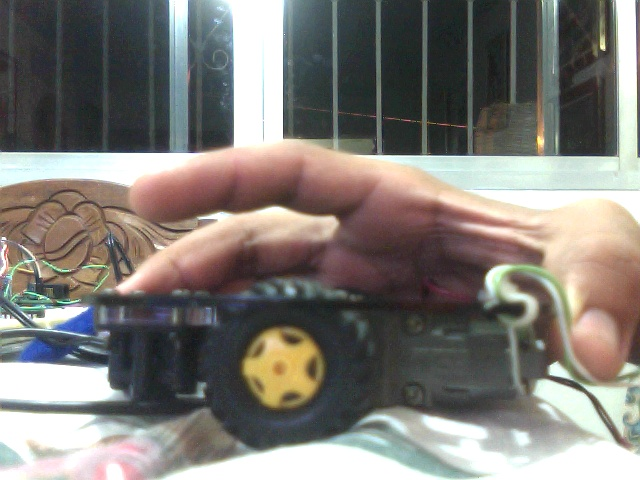
#> input picture Camara-RPM/Imagenes/Imagen100.jpg, 640 x 480 px, given in place of the camera
$ python Segmentacion-Color.py   (older library calls are emulated)
#> lines starting #> are read from the running program, lines starting #| are printed output that depends on the picture; after the words box and inside, x2 and y2 are one past the last pixel; in counts of white or black regions, pixels touching at a corner belong together
"""
* #################################INFORMACION###############################
*     Filename    : ConsolaCMU.py
*     Project     : ICIVA-ROBOT
*     Board       : Demoqe
*     Autor       : Luis Lujano (13-10775)
*     GitHub      : https://github.com/Lujano
*     Sensors     : CMUcam1 (camera)
* ###########################################################################

Descripcion:
    Este programa permite la comunicacion via serial entre la camara CMUcam1 y la pc mediante el empleo de python (3.6).
    Commandos:
    -Los commandos se ingresan por consola.
    Data:
    - Implementada la decodificacion de todos los tipos de paquete enviados por la camara
    - Se permite la visualizacion de los paquetes recibidos en formato string y como arreglo de enteros
    - Se puede visualizar la imagen tomada por la camara mediante el comando DF, y matplotlib (tiempo aprox 6 seg)
"""

# Librerias
import cv2
import numpy as np
import time

# Valores minimos y maximos de la region de color a segmentar (HSV)

lower = np.array([0, 0, 0], dtype = "uint8")
upper = np.array([180, 100, 100], dtype = "uint8") # MAX = 180, 255, 255

# lower = np.array([0, 100, 100], dtype = "uint8")
# upper = np.array([180, 255, 255], dtype = "uint8") # MAX = 180, 255, 255
# color rosa:
# 320-360 / 160-180
# 30 100 / 76-255
# 60 100 /153-255

def main():
    camera = cv2.VideoCapture(1)
    grabbed, frame = camera.read()
#> frame is the input picture: shape (480, 640, 3); mean B, G, R 118.9, 124.1, 128
    #cv2.imwrite("Imagenes/Imagen1.jpg", frame)
    time.sleep(2)
    while True:
        grabbed, frame = camera.read()
        frame = cv2.flip(frame, 1)
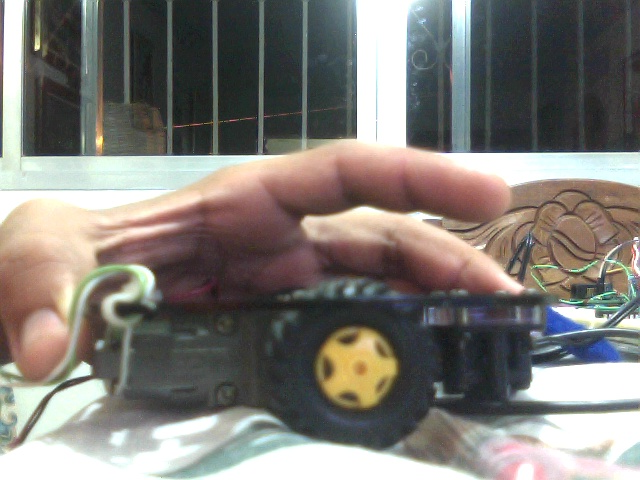
#> frame: shape (480, 640, 3); mean B, G, R 118.9, 124.1, 128
        w, h = frame.shape[1], frame.shape[0]
#> w = 640; h = 480
        centerx = int(round(w / 2))
#> centerx = 320
        centery = int(round(h / 2))
#> centery = 240

        converted = cv2.cvtColor(frame, cv2.COLOR_BGR2HSV)
#> converted: shape (480, 640, 3); mean H, S, V 63.1, 43.6, 134.7
        skinMask = cv2.inRange(converted, lower, upper)
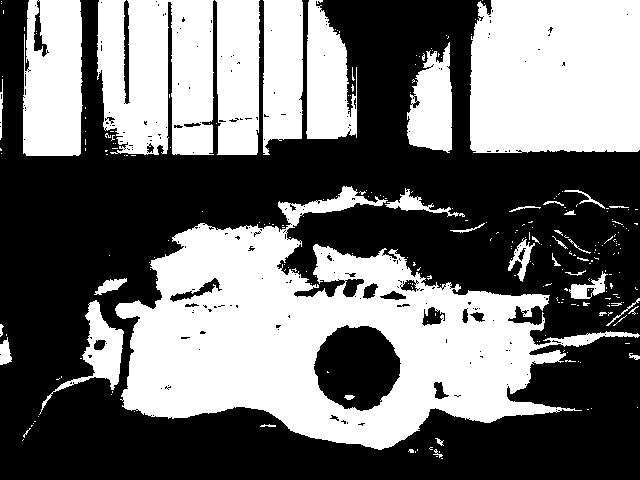
#> skinMask: shape (480, 640); 44% white; 262 white regions (224 under 20 px), largest, box (x1, y1, x2, y2) and area: (115, 186, 640, 450) 59512, (470, 0, 640, 153) 25354, (97, 0, 214, 155) 15617

        kernel = np.ones((5, 5), np.uint8)
        skinMask = cv2.medianBlur(skinMask, 5)
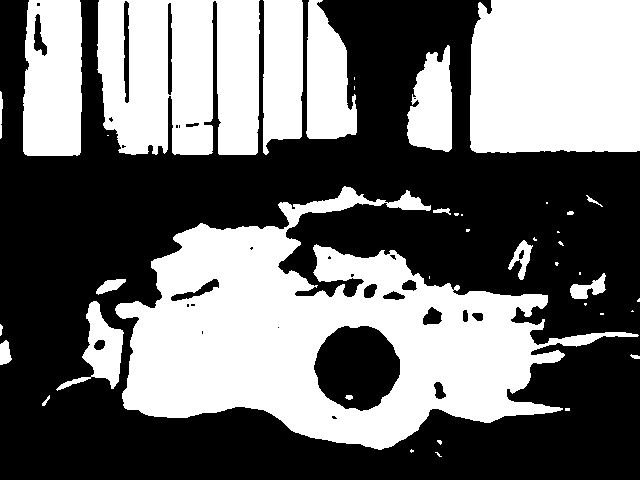
#> skinMask: shape (480, 640); 43.8% white; 41 white regions (21 under 20 px)
        img = frame
        thresh1 = skinMask
        im3, contours, hierarchy = cv2.findContours(thresh1, cv2.RETR_TREE, cv2.CHAIN_APPROX_SIMPLE)
#> contours = 71 contours, 37 with area under 20; largest, box (x1, y1, x2, y2) and area: (115, 186, 639, 450) 66042, (470, 0, 640, 153) 25078, (97, 0, 260, 155) 22492, (23, 0, 82, 156) 8586, (313, 325, 401, 412) 5658
        drawing = np.zeros(img.shape, np.uint8)
        max_area = 0
        ci = 0

        if len(contours) > 0:
            for i in range(len(contours)):
                cnt = contours[i]
                area = cv2.contourArea(cnt)
                if (area > max_area):
                    max_area = area
                    ci = i
#> this loop made 71 passes
#> (area, max_area) on passes 5, 7, 12, 32: (21, 21), (193, 193), (2101, 2101), (66041.5, 66041.5)
#> area on passes 6, 13, 15, 17, 21, 22: 21, 102, 220, 397.5, 380, 42.5
#> after the loop, ci = 31; max_area = 66041.5
            cnt = contours[ci]
#> cnt = contour of 1069 points, box (x1, y1, x2, y2) (115, 186, 639, 450), area 66042
            cv2.drawContours(drawing, [cnt], 0, (0, 255, 0), -1)
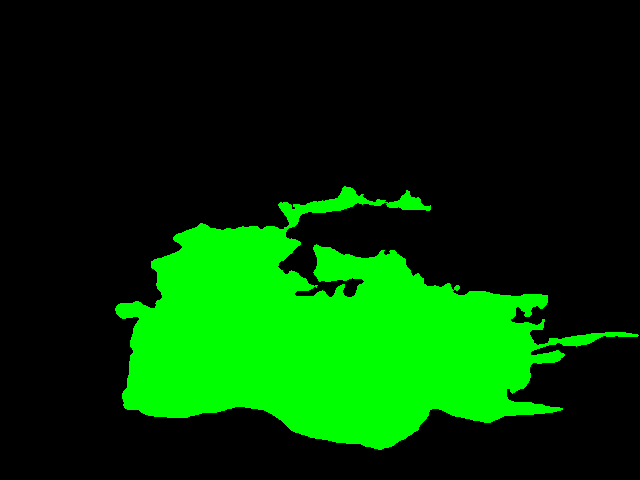
#> drawing: shape (480, 640, 3); mean of channels 0, 1, 2 0, 55.8, 0; drawn as B, G, R
                # mask1 = np.zeros((h+2 , w +2), np.uint8)
                # cv2.floodFill(drawing, mask1,  (0, 0), 255)  # line 27


        cv2.imshow('frame', frame)
        cv2.imshow("drawing", drawing)
        if cv2.waitKey(1) & 0xFF == ord("q"):
#> (key q is pressed here)
            cv2.destroyAllWindows()
            break
        if cv2.waitKey(33) & 0xFF == ord("m"):

            cv2.imwrite("Imagenes/Imagen1.jpg", frame)
            print("Imagen guardada")

if __name__ == "__main__": main()

$ run again, on Camara-RPM/Imagenes/Imagen112.jpg
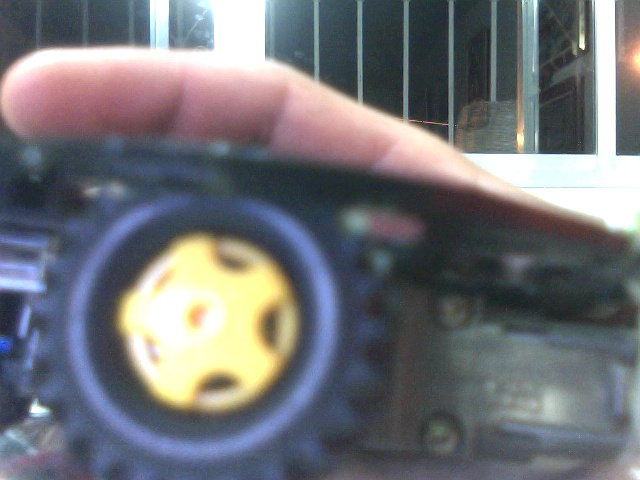
#> input picture Camara-RPM/Imagenes/Imagen112.jpg, 640 x 480 px, given in place of the camera
#> in main, frame is the input picture: shape (480, 640, 3); mean B, G, R 119.5, 114.7, 113.4
#> converted: shape (480, 640, 3); mean H, S, V 92.3, 54.9, 130
#> in main, `skinMask = cv2.medianBlur(skinMask, 5)`:
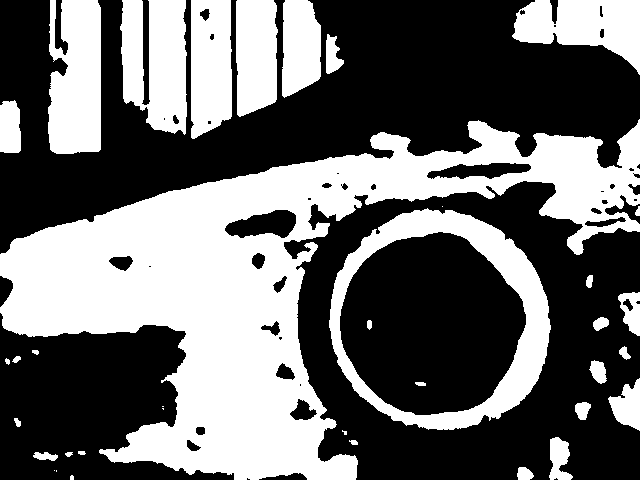
#> skinMask: shape (480, 640); 42% white; 37 white regions (7 under 20 px)
#> contours = 75 contours, 24 with area under 20; largest, box (x1, y1, x2, y2) and area: (0, 119, 640, 480) 81477, (329, 208, 551, 430) 37798, (339, 231, 527, 416) 25942, (48, 0, 101, 154) 6974, (120, 0, 187, 135) 6758
#> the loop in main, `for i in range(len(contours)):` made 75 passes
#> (area, max_area) on passes 4, 9, 15, 25, 31: (150.5, 150.5), (623.5, 623.5), (932, 932), (37797.5, 37797.5), (81477, 81477)
#> after the loop in main, `for i in range(len(contours)):`: ci = 30; max_area = 81477
#> in main, `cnt = contours[ci]`: cnt = contour of 1370 points, box (x1, y1, x2, y2) (0, 119, 640, 480), area 81477
#> in main, `cv2.drawContours(drawing, [cnt], 0, (0, 255, 0), -1)`:
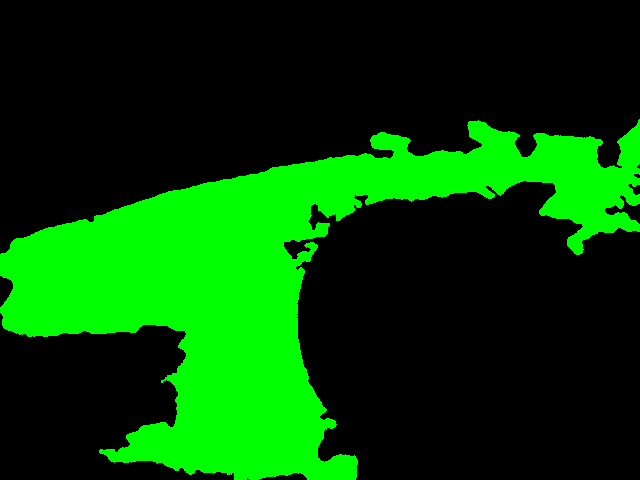
#> drawing: shape (480, 640, 3); mean of channels 0, 1, 2 0, 68.8, 0; drawn as B, G, R

$ run again, on Camara-RPM/Imagenes/Imagen2.jpg
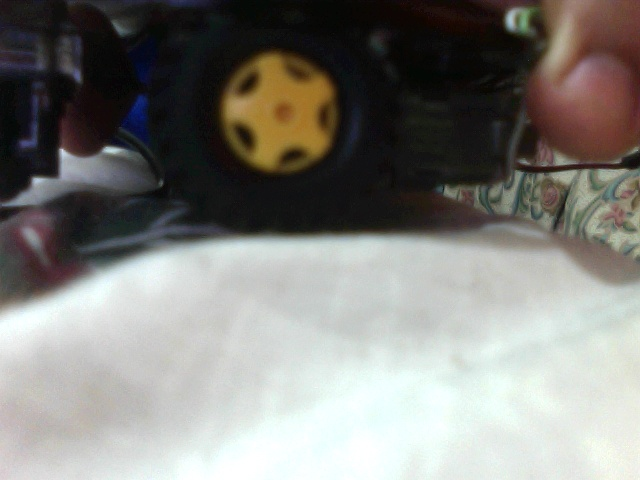
#> input picture Camara-RPM/Imagenes/Imagen2.jpg, 640 x 480 px, given in place of the camera
#> in main, frame is the input picture: shape (480, 640, 3); mean B, G, R 124.5, 129.1, 130.3
#> converted: shape (480, 640, 3); mean H, S, V 60.8, 42.9, 134.6
#> in main, `skinMask = cv2.medianBlur(skinMask, 5)`:
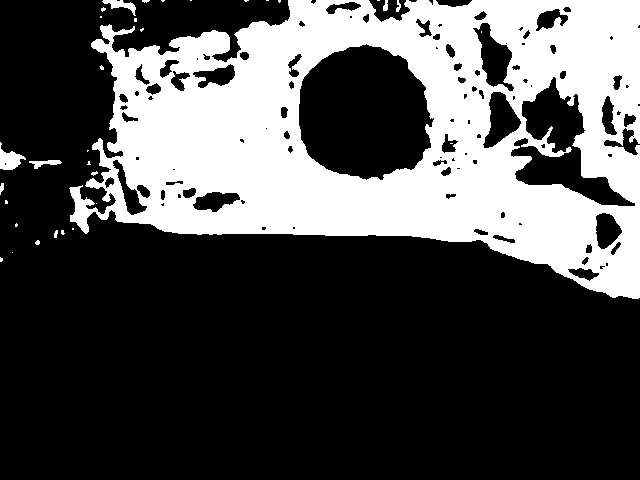
#> skinMask: shape (480, 640); 31.2% white; 33 white regions (24 under 20 px)
#> contours = 132 contours, 63 with area under 20; largest, box (x1, y1, x2, y2) and area: (69, 0, 640, 299) 122602, (298, 43, 435, 181) 14275, (510, 76, 636, 207) 6054, (472, 22, 515, 92) 1414, (482, 91, 522, 149) 1238
#> the loop in main, `for i in range(len(contours)):` made 132 passes
#> (area, max_area) on passes 10, 13, 15, 25: (20, 20), (106, 106), (319.5, 319.5), (122601.5, 122601.5)
#> after the loop in main, `for i in range(len(contours)):`: ci = 24; max_area = 122601.5
#> in main, `cnt = contours[ci]`: cnt = contour of 823 points, box (x1, y1, x2, y2) (69, 0, 640, 299), area 122602
#> in main, `cv2.drawContours(drawing, [cnt], 0, (0, 255, 0), -1)`:
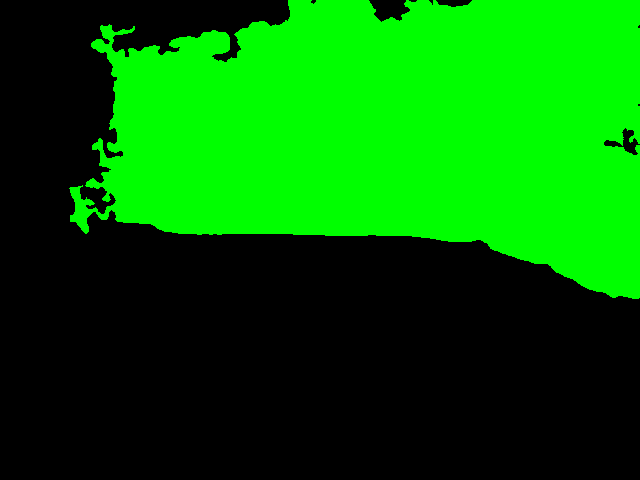
#> drawing: shape (480, 640, 3); mean of channels 0, 1, 2 0, 102.7, 0; drawn as B, G, R
